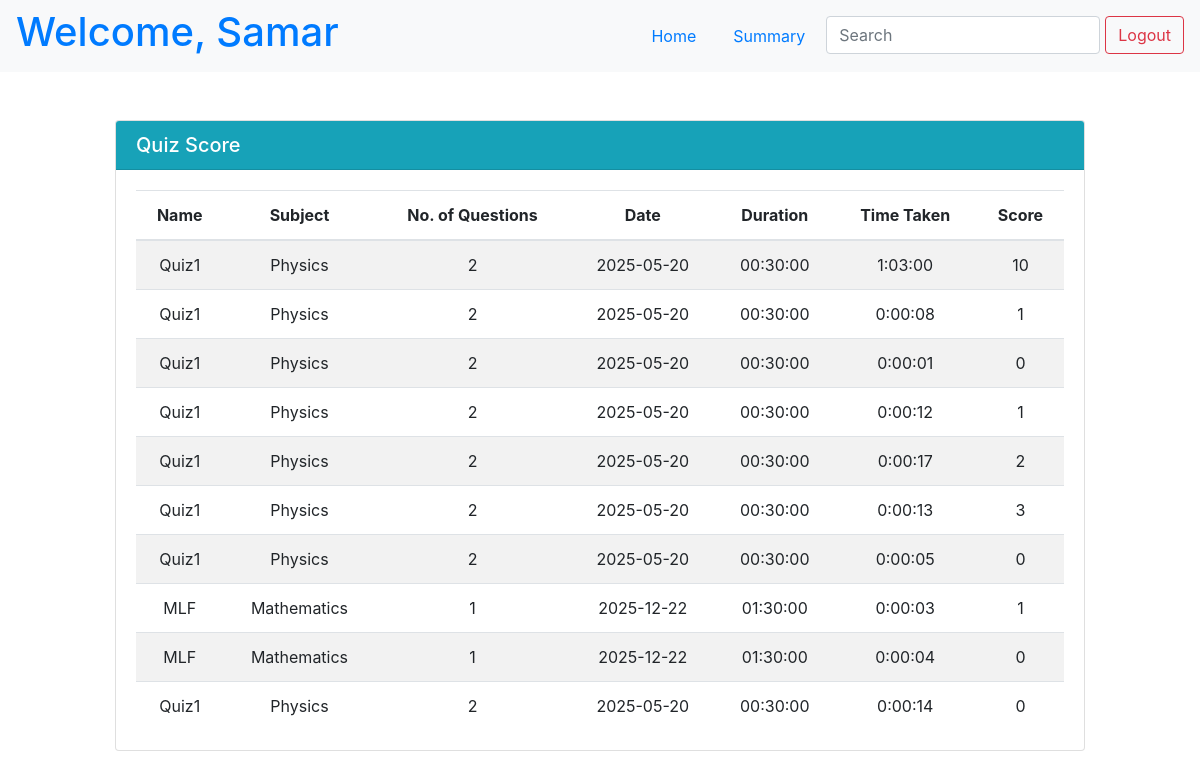
/samar/score (signed in), run on an earlier commit of the app's database.
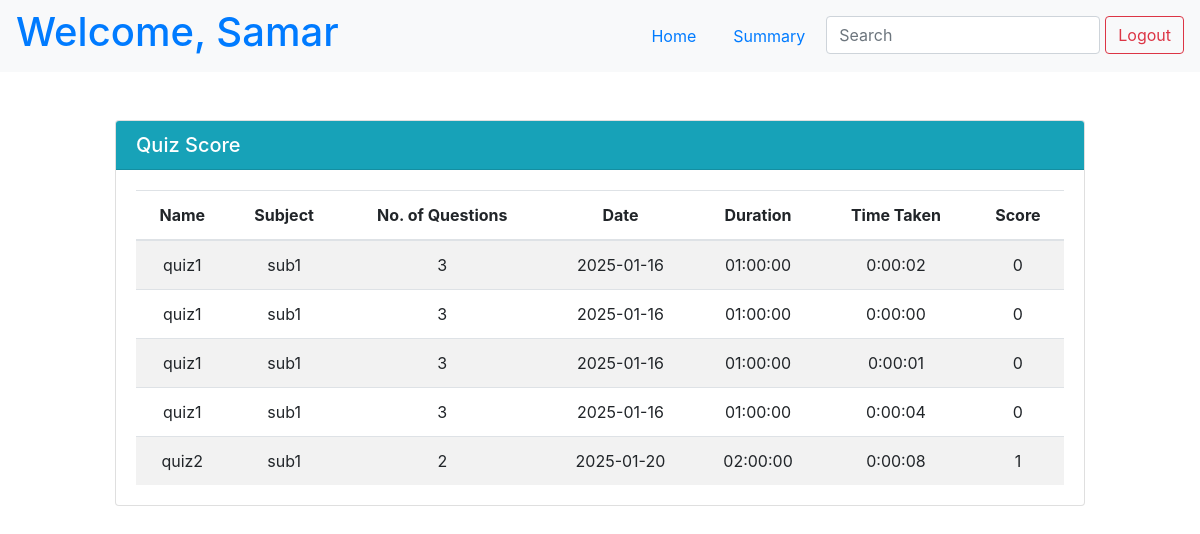
And on a later commit of the database.
### app.py (models this page shows)
class User(db.Model):
    __tablename__ = 'user'
    id = db.Column(db.Integer, primary_key=True, autoincrement=True)
    name = db.Column(db.String(255), nullable=False)
    username = db.Column(db.String(255), unique=True, nullable=False)
    password = db.Column(db.String(255), nullable=False)
    dob = db.Column(db.Date)
    blocked = db.Column(db.Boolean, default=False)

class Score(db.Model):
    __tablename__ = 'score'
    id = db.Column(db.Integer, primary_key=True, autoincrement=True)
    quiz_id = db.Column(db.Integer, db.ForeignKey('quiz.id'), nullable=False)
    user_id = db.Column(db.Integer, db.ForeignKey('user.id'), nullable=False)
    start_time = db.Column(db.DateTime)
    end_time = db.Column(db.DateTime)
    user_score = db.Column(db.Integer, nullable=False)

class Quiz(db.Model):
    __tablename__ = 'quiz'
    id = db.Column(db.Integer, primary_key=True, autoincrement=True)
    subject_id = db.Column(db.Integer, db.ForeignKey('subject.id'), nullable=False)
    name = db.Column(db.String(255), nullable=False)
    quiz_date = db.Column(db.Date, nullable=False)
    time_duration = db.Column(db.Time, nullable=False)
    questions = db.relationship('QuizwiseQuestion', backref='quiz', lazy=True)
    scores = db.relationship('Score', backref='quiz', lazy=True)

class Subject(db.Model):
    __tablename__ = 'subject'
    id = db.Column(db.Integer, primary_key=True, autoincrement=True)
    name = db.Column(db.String(255), nullable=False)
    description = db.Column(db.String(255))
    chapters = db.relationship('Chapter', backref='subject', lazy=True)
    quizzes = db.relationship('Quiz', backref='subject', lazy=True)

### app.py (the view)
@app.route("/<username>/score")
def user_score(username):
    user = User.query.filter_by(username=username).first()
    if not user or (not 'username' in session or username != session["username"]):
        flash("Invalid credentials!", "error")
        return redirect(url_for("index"))
    data = []
    tmp_data = db.session.query(
        Quiz.id.label("quiz_id"),
        Quiz.name.label("quiz_name"),
        Subject.name.label("subject_name"),
        Quiz.quiz_date,
        Quiz.time_duration,
        Score.start_time,
        Score.end_time,
        Score.user_score
    ).join(Subject).filter(Quiz.subject_id == Subject.id
    ).join(Score).filter(Score.quiz_id == Quiz.id).filter(Score.user_id==user.id).all()
    for row in tmp_data:
        data.append({
            "quiz_id":row.quiz_id,
            "quiz_name":row.quiz_name,
            "subject_name":row.subject_name,
            "no_of_questions": QuizwiseQuestion.query.filter_by(quiz_id=row.quiz_id).count(),
            "quiz_date":row.quiz_date,
            "time_duration":row.time_duration,
            "attempt_time":row.end_time-row.start_time,
            "user_score":row.user_score
        })
    return render_template("user_score.html", user=user, data=data)

### app.py (called while the page is built)
@app.after_request
def add_header(response):
    response.headers['Cache-Control'] = 'no-store, no-cache, must-revalidate, post-check=0, pre-check=0, max-age=0'
    response.headers['Pragma'] = 'no-cache'
    response.headers['Expires'] = '-1'
    return response

### templates/user_score.html (shortened to what this page needs)
{% extends 'base.html' %}
{% block content %}
<div class="page-wrapper">
    <nav class="navbar navbar-expand-lg navbar-light bg-light">
        <a href="{{ url_for('user', username=user.username) }}" style="text-decoration: none;">
            <h1>Welcome, {{user.name}}</h1>
        </a>
        <ul class="nav ml-auto">
            <li class="nav-item">
                <a class="nav-link" href="/{{user.username}}">Home</a>
            </li>
            <li class="nav-item">
                <a class="nav-link" href="/{{user.username}}/summary">Summary</a>
            </li>
            <li class="nav-item">
                <input class="form-control" type="search" placeholder="Search" aria-label="Search" name="q"
                    hx-get="/{{user.username}}/score/search" hx-trigger="keyup changed delay:500ms" hx-target="#search-results">
            </li>
            <li>
                <form action="/logout" class="d-inline">
                    <button type="submit" class="btn btn-outline-danger">Logout</button>
                </form>
            </li>
        </ul>
    </nav>
    <div id="search-results">
        {% if not search %}
        {% include 'quiz_score.html' %}
        {% endif %}
    </div>
</div>
{% endblock %}

### templates/base.html (shortened to what this page needs)
<!DOCTYPE html>
<html lang="en">
<head>
    <link rel="stylesheet" href="https://stackpath.bootstrapcdn.com/bootstrap/4.5.2/css/bootstrap.min.css">
</head>
<body>
    {% block content %}{% endblock %}
</body>
</html>

### templates/quiz_score.html
<div class="d-flex justify-content-center mt-5">
    <div class="col-md-10">
        <div class="card">
            <div class="card-header bg-info text-white d-flex align-items-center justify-content-between">
                <h5 class="card-title m-0">Quiz Score</h5>
            </div>
            <div class="card-body">
                <table class="table table-striped mb-0 text-center">
                    <thead>
                        <tr>
                            <th class="text-center">Name</th>
                            <th class="text-center">Subject</th>
                            <th class="text-center">No. of Questions</th>
                            <th class="text-center">Date</th>
                            <th class="text-center">Duration</th>
                            <th class="text-center">Time Taken</th>
                            <th class="text-center">Score</th>
                        </tr>
                    </thead>
                    <tbody>
                        {% for row in data %}
                        <tr>
                            <td class="text-center">{{ row.quiz_name }}</td>
                            <td class="text-center">{{ row.subject_name }}</td>
                            <td class="text-center">{{ row.no_of_questions }}</td>
                            <td class="text-center">{{ row.quiz_date }}</td>
                            <td class="text-center">{{ row.time_duration }}</td>
                            <td class="text-center">{{ row.attempt_time }}</td>
                            <td class="text-center">{{ row.user_score }}</td>
                        </tr>
                        {% endfor %}
                    </tbody>
                </table>
            </div>
        </div>
    </div>
</div>

### templates/user_score.html (style rules this page uses)
.nav-item { margin-right: 5px; }

What changed in the data, as far as the page shows it:
removed Score: quiz_name "Quiz1", subject_name "Physics", no_of_questions "2", quiz_date "2025-05-20", time_duration "00:30:00", attempt_time "1:03:00", user_score "10"
removed Score: quiz_name "Quiz1", subject_name "Physics", no_of_questions "2", quiz_date "2025-05-20", time_duration "00:30:00", attempt_time "0:00:08", user_score "1"
removed Score: quiz_name "Quiz1", subject_name "Physics", no_of_questions "2", quiz_date "2025-05-20", time_duration "00:30:00", attempt_time "0:00:12", user_score "1"
removed Score: quiz_name "Quiz1", subject_name "Physics", no_of_questions "2", quiz_date "2025-05-20", time_duration "00:30:00", attempt_time "0:00:17", user_score "2"
removed Score: quiz_name "Quiz1", subject_name "Physics", no_of_questions "2", quiz_date "2025-05-20", time_duration "00:30:00", attempt_time "0:00:05", user_score "0"
removed Score: quiz_name "MLF", subject_name "Mathematics", no_of_questions "1", quiz_date "2025-12-22", time_duration "01:30:00", attempt_time "0:00:03", user_score "1"
removed Score: quiz_name "MLF", subject_name "Mathematics", no_of_questions "1", quiz_date "2025-12-22", time_duration "01:30:00", attempt_time "0:00:04", user_score "0"
removed Score: quiz_name "Quiz1", subject_name "Physics", no_of_questions "2", quiz_date "2025-05-20", time_duration "00:30:00", attempt_time "0:00:14", user_score "0"
added Score: quiz_name "quiz1", subject_name "sub1", no_of_questions "3", quiz_date "2025-01-16", time_duration "01:00:00", attempt_time "0:00:02", user_score "0"
changed Score (number 2 of 5 on the later page): quiz_name "Quiz1" → "quiz1"; subject_name "Physics" → "sub1"; no_of_questions "2" → "3"; quiz_date "2025-05-20" → "2025-01-16"; time_duration "00:30:00" → "01:00:00"; attempt_time "0:00:01" → "0:00:00"
added Score: quiz_name "quiz1", subject_name "sub1", no_of_questions "3", quiz_date "2025-01-16", time_duration "01:00:00", attempt_time "0:00:01", user_score "0"
added Score: quiz_name "quiz1", subject_name "sub1", no_of_questions "3", quiz_date "2025-01-16", time_duration "01:00:00", attempt_time "0:00:04", user_score "0"
changed Score: quiz_name "Quiz1" → "quiz2"; subject_name "Physics" → "sub1"; quiz_date "2025-05-20" → "2025-01-20"; time_duration "00:30:00" → "02:00:00"; attempt_time "0:00:13" → "0:00:08"; user_score "3" → "1"
